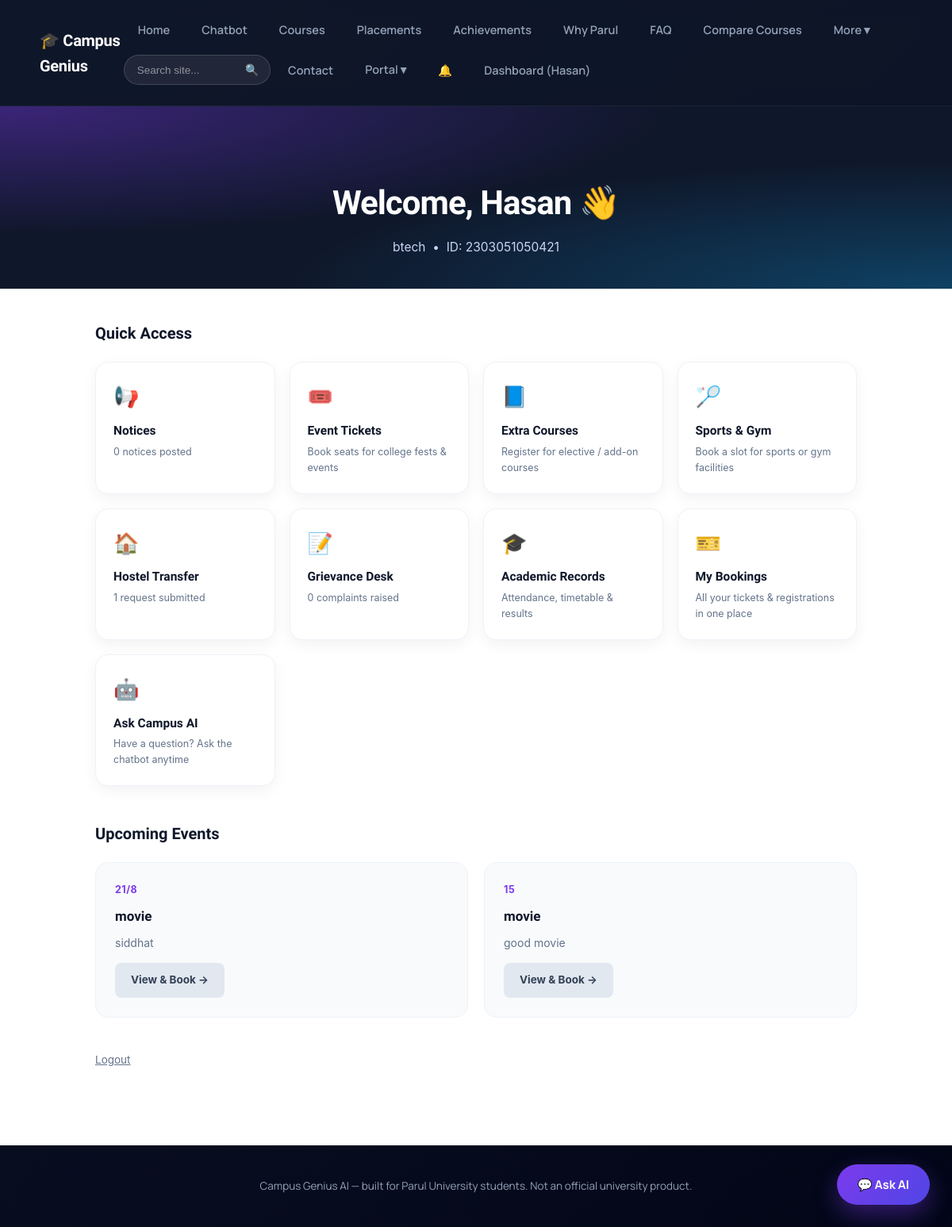
Page /dashboard (signed in) on the committed database.
### tables this page shows
CREATE TABLE students (
            id INTEGER PRIMARY KEY AUTOINCREMENT,
            student_id TEXT UNIQUE NOT NULL,
            name TEXT NOT NULL,
            password_hash TEXT NOT NULL,
            course TEXT,
            created_at TIMESTAMP DEFAULT CURRENT_TIMESTAMP
        , security_question TEXT, security_answer_hash TEXT);

CREATE TABLE activities (
            id INTEGER PRIMARY KEY AUTOINCREMENT,
            kind TEXT NOT NULL,               -- 'event' | 'course' | 'facility'
            title TEXT NOT NULL,
            description TEXT,
            schedule_text TEXT,               -- e.g. "12 Aug, 6:00 PM" or "Mon/Wed 7-8 AM"
            capacity INTEGER DEFAULT 0,        -- 0 = unlimited
            price INTEGER DEFAULT 0,           -- rupees, 0 = free (instant booking)
            created_at TIMESTAMP DEFAULT CURRENT_TIMESTAMP
        );

### backend/app.py (the view)
@app.route("/dashboard")
@login_required
def dashboard():
    sid = current_user.student_id
    return render_template(
        "dashboard.html",
        student=current_user,
        notice_count=len(portal.list_notices()),
        upcoming_events=portal.list_activities("event")[:3],
        my_hostel_requests=portal.list_hostel_requests_for_student(sid),
        my_grievances=portal.list_grievances_for_student(sid),
    )

### backend/app.py (called while the page is built, shortened)
@app.after_request
def set_security_headers(response):
    response.headers["X-Content-Type-Options"] = "nosniff"
    response.headers["X-Frame-Options"] = "DENY"
    response.headers["Referrer-Policy"] = "strict-origin-when-cross-origin"
    if request.path.startswith("/static/"):
        response.headers["Cache-Control"] = "public, max-age=604800"  # 7 days
    return response

@app.context_processor
def inject_csrf_token():
    return {"csrf_token": lambda: security.generate_csrf_token(session)}

@app.before_request
def enforce_csrf():
    if request.method != "POST":
        return None

@login_manager.user_loader
def load_user(user_id):
    return get_student_by_id(user_id)

### backend/auth.py (called while the page is built)
def get_student_by_id(user_id):
    conn = get_connection()
    row = conn.execute(
        "SELECT * FROM students WHERE id = ?",
        (user_id,)
    ).fetchone()
    conn.close()
    return Student(row) if row else None

### backend/database.py (called while the page is built)
def get_connection():
    conn = sqlite3.connect(DB_PATH)
    conn.row_factory = sqlite3.Row
    return conn

### backend/portal.py (called while the page is built)
def list_notices(category=None, include_expired=False):
    from datetime import date
    conn = get_connection()
    if category and category != "All":
        rows = conn.execute(
            "SELECT * FROM notices WHERE category = ? ORDER BY created_at DESC",
            (category,)
        ).fetchall()
    else:
        rows = conn.execute(
            "SELECT * FROM notices ORDER BY created_at DESC"
        ).fetchall()
    conn.close()
    notices = [dict(r) for r in rows]
    if include_expired:
        return notices
    today = date.today().isoformat()
    return [n for n in notices if not n.get("expiry_date") or n["expiry_date"] >= today]

def list_activities(kind):
    conn = get_connection()
    rows = conn.execute(
        "SELECT * FROM activities WHERE kind = ? ORDER BY created_at DESC",
        (kind,)
    ).fetchall()
    result = []
    for r in rows:
        row = dict(r)
        booked_count = conn.execute(
            "SELECT COUNT(*) as c FROM activity_bookings WHERE activity_id = ?",
            (row["id"],)
        ).fetchone()["c"]
        row["booked_count"] = booked_count
        row["is_full"] = bool(row["capacity"]) and booked_count >= row["capacity"]
        result.append(row)
    conn.close()
    return result

### backend/security.py (called while the page is built)
def generate_csrf_token(session):
    if "_csrf_token" not in session:
        session["_csrf_token"] = secrets.token_hex(16)
    return session["_csrf_token"]

### templates/dashboard.html
{% extends "base.html" %}
{% block content %}
<link rel="stylesheet" href="{{ url_for('static', filename='css/portal.css') }}">
<div class="portal-page">
    <div class="portal-hero">
        <h1>Welcome, {{ student.name }} 👋</h1>
        <p>{{ student.course or "Student" }} &nbsp;•&nbsp; ID: {{ student.student_id }}</p>
    </div>
    <div class="portal-wrap">
        <h2 class="section-title">Quick Access</h2>
        <div class="quick-links">
            <a class="quick-link-card" href="{{ url_for('portal_notices') }}">
                <span class="icon">📢</span>
                <h4>Notices</h4>
                <p>{{ notice_count }} notice{{ 's' if notice_count != 1 else '' }} posted</p>
            </a>
            <a class="quick-link-card" href="{{ url_for('portal_events') }}">
                <span class="icon">🎟️</span>
                <h4>Event Tickets</h4>
                <p>Book seats for college fests & events</p>
            </a>
            <a class="quick-link-card" href="{{ url_for('portal_courses') }}">
                <span class="icon">📘</span>
                <h4>Extra Courses</h4>
                <p>Register for elective / add-on courses</p>
            </a>
            <a class="quick-link-card" href="{{ url_for('portal_facilities') }}">
                <span class="icon">🏸</span>
                <h4>Sports & Gym</h4>
                <p>Book a slot for sports or gym facilities</p>
            </a>
            <a class="quick-link-card" href="{{ url_for('portal_hostel_transfer') }}">
                <span class="icon">🏠</span>
                <h4>Hostel Transfer</h4>
                <p>{{ my_hostel_requests|length }} request{{ 's' if my_hostel_requests|length != 1 else '' }} submitted</p>
            </a>
            <a class="quick-link-card" href="{{ url_for('portal_grievance') }}">
                <span class="icon">📝</span>
                <h4>Grievance Desk</h4>
                <p>{{ my_grievances|length }} complaint{{ 's' if my_grievances|length != 1 else '' }} raised</p>
            </a>
            <a class="quick-link-card" href="{{ url_for('portal_academics') }}">
                <span class="icon">🎓</span>
                <h4>Academic Records</h4>
                <p>Attendance, timetable & results</p>
            </a>
            <a class="quick-link-card" href="{{ url_for('portal_my_bookings') }}">
                <span class="icon">🎫</span>
                <h4>My Bookings</h4>
                <p>All your tickets & registrations in one place</p>
            </a>
            <a class="quick-link-card" href="{{ url_for('chatbot_page') }}">
                <span class="icon">🤖</span>
                <h4>Ask Campus AI</h4>
                <p>Have a question? Ask the chatbot anytime</p>
            </a>
        </div>
        {% if upcoming_events %}
        <h2 class="section-title" style="margin-top:44px;">Upcoming Events</h2>
        <div class="portal-grid">
            {% for e in upcoming_events %}
            <div class="portal-card">
                <div class="meta">{{ e.schedule_text }}</div>
                <h3>{{ e.title }}</h3>
                <p class="desc">{{ e.description }}</p>
                <a href="{{ url_for('portal_events') }}" class="btn-secondary">View & Book →</a>
            </div>
            {% endfor %}
        </div>
        {% endif %}
        <p style="margin-top:40px;">
            <a href="{{ url_for('logout') }}" style="color:#64748b;font-size:13.5px;">Logout</a>
        </p>
    </div>
</div>
{% endblock %}

### templates/base.html (shortened to what this page needs)
<!DOCTYPE html>
<html lang="en">
<head>
<link rel="stylesheet" href="/static/css/style.css">
</head>
<body>
<div class="navbar">
<div class="brand">
🎓 Campus Genius
</div>
<div class="nav-links">
<a href="/visitor">Home</a>
<a href="/chatbot">Chatbot</a>
<a href="/courses">Courses</a>
<a href="/placements">Placements</a>
<a href="/achievements">Achievements</a>
<a href="/why">Why Parul</a>
<a href="/faq">FAQ</a>
<a href="/compare">Compare Courses</a>
<div class="nav-dropdown" tabindex="0">
<a href="javascript:void(0)">More ▾</a>
</div>
<form class="nav-search" action="{{ url_for('search') }}" method="GET" role="search">
<input type="text" name="q" placeholder="Search site..." aria-label="Search">
<button type="submit" aria-label="Search">🔍</button>
</form>
<a href="/contact">Contact</a>
{% if current_user.is_authenticated %}
  <div class="nav-dropdown" tabindex="0">
  <a href="javascript:void(0)">Portal ▾</a>
  </div>
  <a href="{{ url_for('portal_notifications') }}" style="position:relative;">
    🔔<span id="notifBadge" style="display:none;position:absolute;top:0;right:-2px;background:#ef4444;color:white;border-radius:50%;font-size:10px;width:16px;height:16px;line-height:16px;text-align:center;">0</span>
  </a>
  <a href="{{ url_for('dashboard') }}">Dashboard ({{ current_user.name }})</a>
{% else %}
  <a href="{{ url_for('login') }}">Student Login</a>
{% endif %}
</div>
</div>
<div class="container">
{% block content %}
{% endblock %}
</div>
<footer class="site-footer">
    Campus Genius AI — built for Parul University students. Not an official university product.
</footer>
<button class="ask-ai" onclick="location.href='/chatbot'">
💬 Ask AI
</button>
</body>
</html>

### static/css/style.css (style rules this page uses)
.container { max-width: none; padding: 0; }
body { font-family: 'Inter', system-ui, -apple-system, sans-serif; color: #1e293b; line-height: 1.6; }
.section-title { font-size:clamp(32px,5vw,42px); font-weight:800; margin-bottom:20px; color:#0f172a; }

### static/css/portal.css (style rules this page uses)
.portal-page { background: #ffffff; font-family: 'Inter', system-ui, -apple-system, sans-serif; color: #0f172a; min-height: 80vh; }
.portal-hero { background: #0f172a; background-image: radial-gradient(at 0% 0%, rgba(124, 58, 237, 0.4) 0, transparent 50%), radial-gradient(at 100% 100%, rgba(14, 165, 233, 0.3) 0, transparent 50%); color: white; padding: 60px 20px 40px; text-align: center; }
.portal-hero h1 { font-size: clamp(28px, 4.5vw, 42px); font-weight: 800; letter-spacing: -1px; margin-bottom: 10px; }
.portal-hero p { color: #cbd5f5; font-size: 15.5px; max-width: 600px; margin: 0 auto; }
.portal-wrap { max-width: 1000px; margin: 0 auto; padding: 40px 20px 80px; }
.portal-grid { display: grid; grid-template-columns: repeat(auto-fit, minmax(280px, 1fr)); gap: 20px; }
.portal-card { background: #f8fafc; border: 1px solid #eef2f7; border-radius: 16px; padding: 24px; }
.portal-card h3 { margin: 0 0 8px; font-size: 17px; }
.portal-card .meta { font-size: 12.5px; color: #7c3aed; font-weight: 700; text-transform: uppercase; letter-spacing: 0.5px; margin-bottom: 10px; }
.portal-card p.desc { color: #64748b; font-size: 14px; line-height: 1.6; margin: 0 0 14px; }
.btn-primary, .btn-secondary, .btn-danger { display: inline-block; padding: 11px 20px; border-radius: 8px; border: none; font-size: 13.5px; font-weight: 700; cursor: pointer; text-decoration: none; text-align: center; }
.btn-secondary { background: #e2e8f0; color: #334155; }
.section-title { font-size: 20px; font-weight: 800; margin: 0 0 20px; }
.quick-links { display: grid; grid-template-columns: repeat(auto-fit, minmax(220px, 1fr)); gap: 18px; margin-top: 10px; }
.quick-link-card { display: block; text-decoration: none; background: white; border: 1px solid #eef2f7; border-radius: 16px; padding: 22px; box-shadow: 0 6px 18px rgba(15,23,42,0.05); transition: transform 0.2s ease; }
.quick-link-card .icon { font-size: 26px; margin-bottom: 10px; display: block; }
.quick-link-card h4 { margin: 0 0 4px; color: #0f172a; font-size: 15.5px; }
.quick-link-card p { margin: 0; color: #64748b; font-size: 12.5px; }

### rows in the picture
students: name "Hasan", course "btech", student_id "2303051050421"
activities: schedule_text "21/8", title "movie", description "siddhat"
activities: schedule_text "15", title "movie", description "good movie"

### other values in the picture
{{ notice_count }} "0"
{{ 's' if notice_count != 1 else '' }} "s"
{{ my_hostel_requests|length }} "1"
{{ my_grievances|length }} "0"
{{ 's' if my_grievances|length != 1 else '' }} "s"
